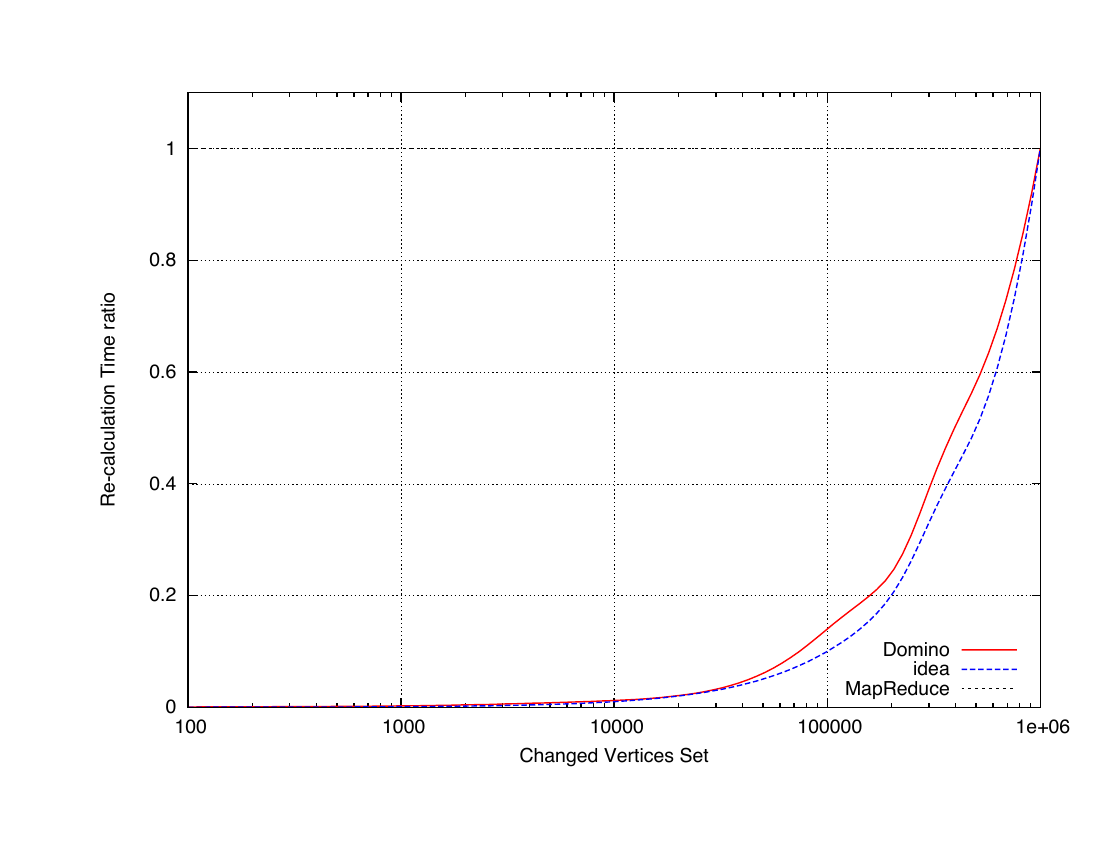

Source code (gnuplot):
reset
set term postscript
set output 'increpr.eps'
set xlabel 'Changed Vertices Set'
set ylabel 'Re-calculation Time ratio'
set yrange [0:1.1]
set logscale x
set grid xtics
set grid ytics
set key right bottom
plot 'increpr.txt' using 1:2 title 'Domino' with linespoints linewidth 2, 'increpr.txt' using 1:3 title 'idea' with linespoints linewidth 2, 'increpr.txt' using 1:4 title 'MapReduce' with linespoints linewidth 2
exit
